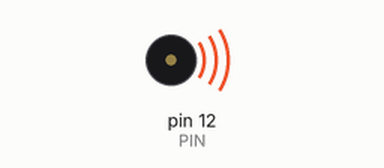
Recording of a sketch running on a simulated Arduino Uno, built with avr-gcc and run on an emulated ATmega328P. Parts: buzzer (waves = sounding).

Above: at 0.1 s.
At 64.0 s:
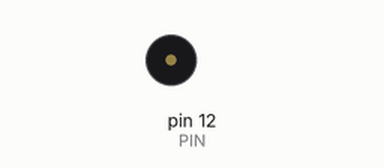
Timing chart, 0 to 65.5 s (numbered marks = the images above):
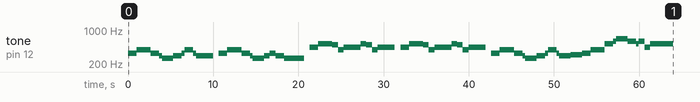

Measured:
- by itself, tone on pin 12 (PIN): plays 330 Hz for 1.0 s, 392 Hz for 1.7 s, 330 Hz for 1.0 s, 294 Hz for 0.33 s, 262 Hz for 1.3 s, 294 Hz for 1.0 s … (58 notes in this stretch)

The sketch:

Iezi_Dovorzark.ino
```cpp
#define PIN 12

#define BPM 90

#define hachibu 30000/BPM // 0.5*60*1000
#define hutenhachibu 45000/BPM // 1.5*0.5*60*1000
#define shibu 60000/BPM // 60*1000
#define hutenshibu 90000/BPM // 1.5*60*1000
#define nibu 120000/BPM // 2*60*1000
#define hutennibu 180000/BPM // 2*1.5*60*1000
#define zen 240000/BPM // 4*60*1000

#define soushoku 5000/BPM // 数字は適当

#define doL 131
#define dosL 139
#define reL 147
#define resL 156
#define miL 165
#define faL 175
#define fasL 185
#define soL 196
#define sosL 208
#define raL 220
#define rasL 233
#define siL 247

#define doM 262
#define dosM 277
#define reM 294
#define resM 311
#define miM 330
#define faM 349
#define fasM 370
#define soM 392
#define sosM 415
#define raM 440
#define rasM 466
#define siM 494

#define doH 523
#define dosH 554
#define reH 587
#define resH 622
#define miH 659
#define faH 698
#define fasH 740
#define soH 784
#define sosH 830
#define raH 880
#define raH 932
#define siH 988


void setup() {
  // put your setup code here, to run once:
  tone(PIN, miM, hutenshibu);
  delay(hutenshibu);
  tone(PIN, soM, hachibu);
  delay(hachibu);
  tone(PIN, soM, nibu);
  delay(nibu);
  //-------------------------------
  tone(PIN, miM, hutenshibu);
  delay(hutenshibu);
  tone(PIN, reM, hachibu);
  delay(hachibu);
  tone(PIN, doM, nibu);
  delay(nibu);
  //-------------------------------
  tone(PIN, reM, hutenshibu);
  delay(hutenshibu);
  tone(PIN, miM, hachibu);
  delay(hachibu);
  tone(PIN, soM, hutenshibu);
  delay(hutenshibu);
  tone(PIN, miM, hachibu);
  delay(hachibu);
  //-------------------------------
  tone(PIN, reM, hutennibu);
  delay(hutennibu);
  delay(shibu);
  //-------------------------------
  tone(PIN, miM, hutenshibu);
  delay(hutenshibu);
  tone(PIN, soM, hachibu);
  delay(hachibu);
  tone(PIN, soM, nibu);
  delay(nibu);
  //-------------------------------
  tone(PIN, miM, hutenshibu);
  delay(hutenshibu);
  tone(PIN, reM, hachibu);
  delay(hachibu);
  tone(PIN, doM, nibu);
  delay(nibu);
  //-------------------------------
  tone(PIN, reM, shibu);
  delay(shibu);
  tone(PIN, miM, shibu);
  delay(shibu);
  tone(PIN, reM, hutenshibu);
  delay(hutenshibu);
  tone(PIN, doM, hachibu);
  delay(hachibu);
  //-------------------------------
  tone(PIN, doM, hutennibu);
  delay(hutennibu);
  delay(shibu);
  //-------------------------------
  tone(PIN, raM, hutenshibu);
  delay(hutenshibu);
  tone(PIN, doH, hachibu);
  delay(hachibu);
  tone(PIN, doH, nibu);
  delay(nibu);
  //-------------------------------
  tone(PIN, siM, shibu);
  delay(shibu);
  tone(PIN, soM, shibu);
  delay(shibu);
  tone(PIN, raM, nibu);
  delay(nibu);
  //-------------------------------
  tone(PIN, raM, shibu);
  delay(shibu);
  tone(PIN, doH, shibu);
  delay(shibu);
  tone(PIN, siM, shibu);
  delay(shibu);
  tone(PIN, soM, shibu);
  delay(shibu);
  //-------------------------------
  tone(PIN, raM, hutennibu);
  delay(hutennibu);
  delay(shibu);
  //-------------------------------
  tone(PIN, raM, hutenshibu);
  delay(hutenshibu);
  tone(PIN, doH, hachibu);
  delay(hachibu);
  tone(PIN, doH, nibu);
  delay(nibu);
  //-------------------------------
  tone(PIN, siM, shibu);
  delay(shibu);
  tone(PIN, soM, shibu);
  delay(shibu);
  tone(PIN, raM, nibu);
  delay(nibu);
  //-------------------------------
  tone(PIN, raM, shibu);
  delay(shibu);
  tone(PIN, doH, shibu);
  delay(shibu);
  tone(PIN, siM, shibu);
  delay(shibu);
  tone(PIN, soM, shibu);
  delay(shibu);
  //-------------------------------
  tone(PIN, raM, hutennibu);
  delay(hutennibu);
  delay(shibu);
  //-------------------------------
  tone(PIN, miM, hutenshibu);
  delay(hutenshibu);
  tone(PIN, soM, hachibu);
  delay(hachibu);
  tone(PIN, soM, nibu);
  delay(nibu);
  //-------------------------------
  tone(PIN, miM, hutenshibu);
  delay(hutenshibu);
  tone(PIN, reM, hachibu);
  delay(hachibu);
  tone(PIN, doM, nibu);
  delay(nibu);
  //-------------------------------
  tone(PIN, reM, hutenshibu);
  delay(hutenshibu);
  tone(PIN, miM, hachibu);
  delay(hachibu);
  tone(PIN, soM, hutenshibu);
  delay(hutenshibu);
  tone(PIN, miM, hachibu);
  delay(hachibu);
  //-------------------------------
  tone(PIN, reM, nibu);
  delay(nibu);
  tone(PIN, resM, nibu);
  delay(nibu);
  //-------------------------------
  tone(PIN, miM, hutenshibu);
  delay(hutenshibu);
  tone(PIN, soM, hachibu);
  delay(hachibu);
  tone(PIN, soM, nibu);
  delay(nibu);
  //-------------------------------
  tone(PIN, doH, hutenshibu);
  delay(hutenshibu);
  tone(PIN, reH, hachibu);
  delay(hachibu);
  tone(PIN, miH, nibu);
  delay(nibu);
  //-------------------------------
  tone(PIN, reH, hutenshibu);
  delay(hutenshibu);
  tone(PIN, doH, hachibu);
  delay(hachibu);
  tone(PIN, reH, shibu);
  delay(shibu);
  tone(PIN, raM, shibu);
  delay(shibu);
  //-------------------------------
  tone(PIN, doH, zen);
  //-------------------------------
  //-------------------------------
}

void loop() {
  // put your main code here, to run repeatedly:

}
```
